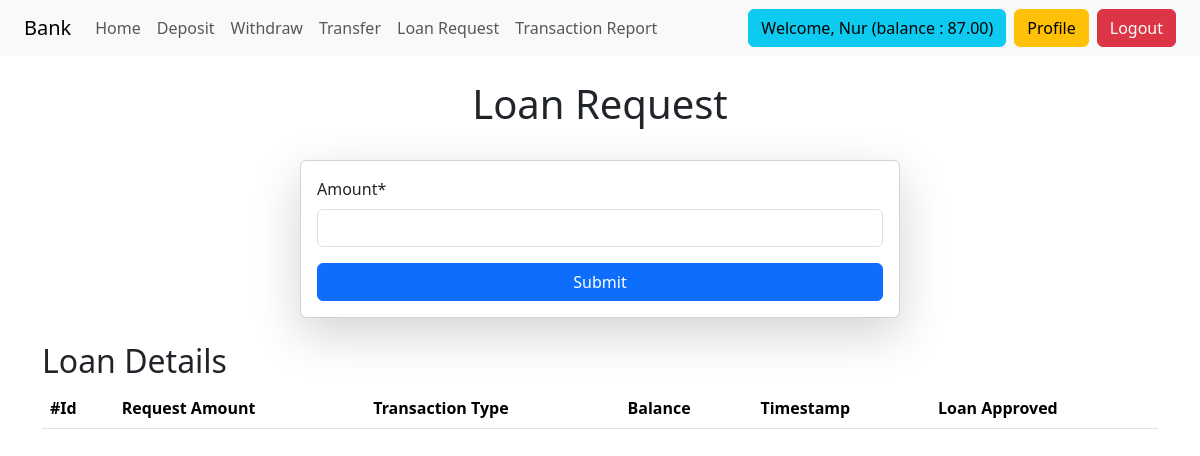
The app's page /tns/loan_request/ (signed in), older data.
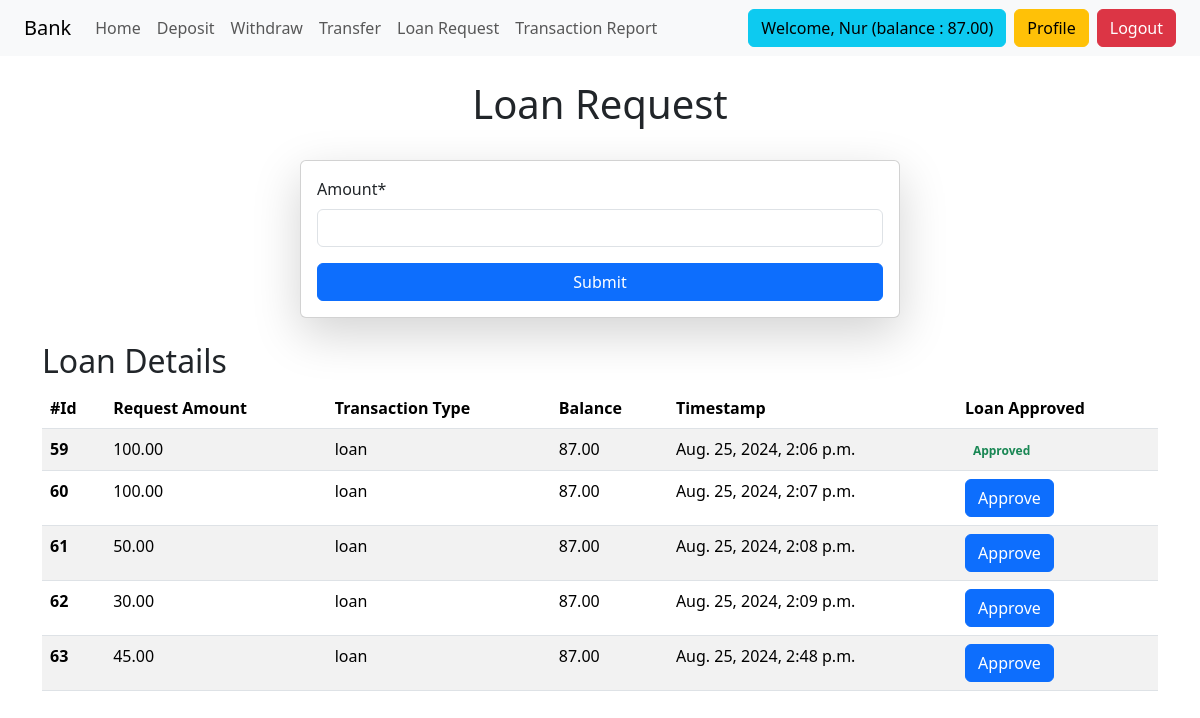
The same page, newer data.
### Transactions/models.py (models this page shows)
class Transaction(models.Model):
	account = models.ForeignKey(Account, related_name='transactions', on_delete=models.CASCADE)
	amount= amount = models.DecimalField(max_digits=12, decimal_places=2)
	transaction_type= models.CharField(choices=TRANSACTIONS_TYPE, null=True, max_length=12)
	balance_after_transaction = models.DecimalField(max_digits=12, decimal_places=2)
	timestamp= models.DateTimeField(auto_now_add=True)
	loan_approv= models.BooleanField(default=False)

### Transactions/views.py (the view, shortened to what this page needs)
# urls.py: path('loan_request/', LoanRequestView, name='loan_request'),
@login_required
def LoanRequestView(request):
    account=request.user.account
    form=LoanRequestForm(request.POST or None, account=account)
    loan_list=Transaction.objects.filter(account=account, transaction_type='loan')
    return render(request, 'transaction_form.html', {'form': form, 'loan_list':loan_list, 'title':'Loan Request'})

### Transactions/forms.py
class LoanRequestForm(TransactionForm):
    def clean_amount(self):
        balance=self.user_account.balance if self.user_account else None
        max_eligible_loan= balance*2
        amount = self.cleaned_data.get('amount')
        if max_eligible_loan < amount:
            raise forms.ValidationError(f'You are eligible loan in between {max_eligible_loan}')
        return amount

### Transactions/templates/transaction_form.html (shortened to what this page needs)
{% extends "base.html" %}
{% block title %}
<h1 class='text-center py-4'>{{title}}</h1>
{% endblock title %}
{% block content %}
{% load crispy_forms_tags %}
<form class="col-6 mx-auto card p-3 shadow-lg" method="POST">
    {{ form|crispy }}
    <button type="submit" class="btn btn-primary">Submit</button>
</form>
{% include "loan_list.html" with loans=loan_list %}
{% endblock content %}

### Transactions/templates/loan_list.html
{% block content %}
{% if title == "Loan Request" %}
    <div class="container mt-4">
        <h2>Loan Details</h2>
        <table class="table table-striped">
            <thead>
                <tr>
                    <th scope="col">#Id</th>
                    <th scope="col">Request Amount</th>
                    <th scope="col">Transaction Type</th>
                    <th scope="col">Balance</th>
                    <th scope="col">Timestamp</th>
                    <th scope="col">Loan Approved</th>
                </tr>
            </thead>
            <tbody>
                {% for loan in loan_list %}
                    <tr>
                        <th scope="row">{{ loan.id }}</th>
                        <td>{{ loan.amount }}</td>
                        <td>{{ loan.get_transaction_type_display }}</td>
                        <td>{{ loan.balance_after_transaction }}</td>
                        <td>{{ loan.timestamp }}</td>
                        <td>
                            {% if loan.loan_approv %}
                                <span class="badge badge-success text-success">Approved</span>
                            {% else %}
															<a href="{% url 'approve_loan' loan.id %}" class="btn btn-primary">Approve</a>
                            {% endif %}
                        </td>
                    </tr>
                {% endfor %}
            </tbody>
        </table>
    </div>
{% endif %}
{% endblock content %}

Row changes from the older to the newer data that the page shows:
added Transaction: id "59", amount "100.00", transaction_type "loan", balance_after_transaction "87.00", timestamp "Aug. 25, 2024, 2:06 p.m.", loan_approv "Approved"
added Transaction: id "60", amount "100.00", transaction_type "loan", balance_after_transaction "87.00", timestamp "Aug. 25, 2024, 2:07 p.m.", loan_approv "Approve"
added Transaction: id "61", amount "50.00", transaction_type "loan", balance_after_transaction "87.00", timestamp "Aug. 25, 2024, 2:08 p.m.", loan_approv "Approve"
added Transaction: id "62", amount "30.00", transaction_type "loan", balance_after_transaction "87.00", timestamp "Aug. 25, 2024, 2:09 p.m.", loan_approv "Approve"
added Transaction: id "63", amount "45.00", transaction_type "loan", balance_after_transaction "87.00", timestamp "Aug. 25, 2024, 2:48 p.m.", loan_approv "Approve"
